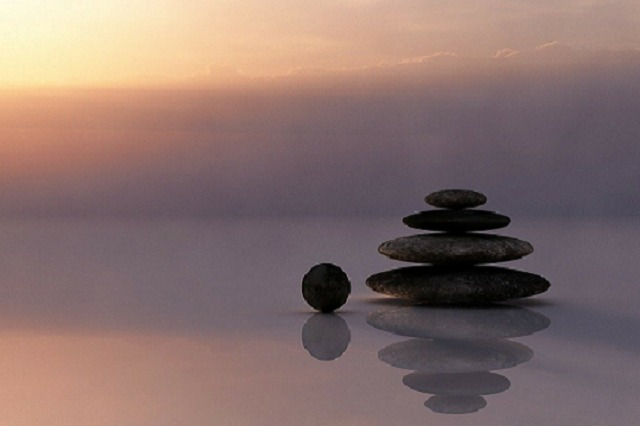
#> input picture black_stone.png, 640 x 426 px
$ python 'crop and swap.py'
#> lines starting #> are read from the running program, lines starting #| are printed output that depends on the picture
import cv2
#read two different image
pic1 = cv2.imread('black_stone.png')
#> pic1 is the input picture: shape (426, 640, 3); mean B, G, R 108.9, 112.9, 136.2
pic2 = cv2.imread('white-stone.png')
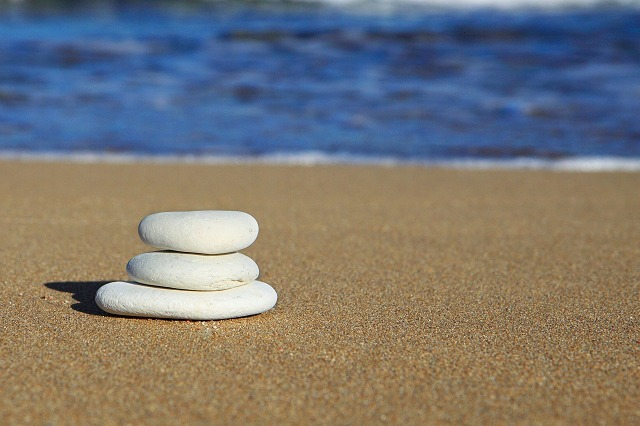
#> input picture white-stone.png, 640 x 426 px
#> pic2 is the input picture: shape (426, 640, 3); mean B, G, R 115.7, 118.8, 121.5
cv2.imshow('pic1', pic1)
cv2.imshow('pic2', pic2)
cv2.waitKey()
cv2.destroyAllWindows()
cp1 = pic1[150:350,250:550]    #black
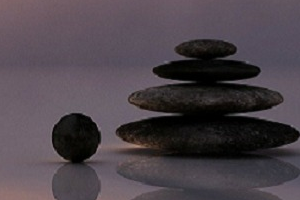
#> cp1: shape (200, 300, 3); mean B, G, R 74.1, 67.3, 76.2
pic2[180:380,50:350] = cp1
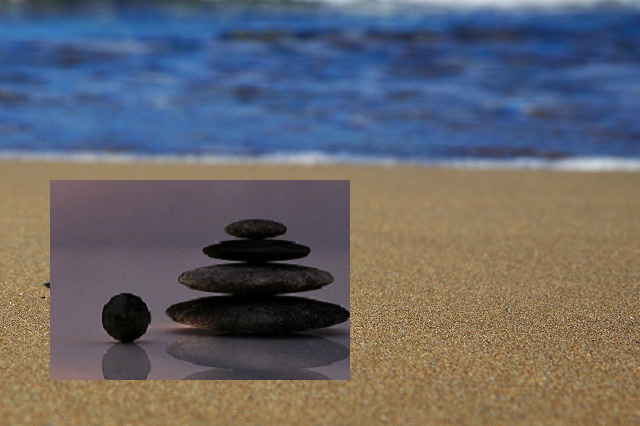
#> pic2: shape (426, 640, 3); mean B, G, R 106.4, 101.2, 101.7
cv2.imshow('pic2', pic2)
cv2.waitKey()
cv2.destroyAllWindows()
pic1 = cv2.imread('black_stone.png')
pic2 = cv2.imread('white-stone.png')
cp2 = pic2[180:380,50:350]    #white
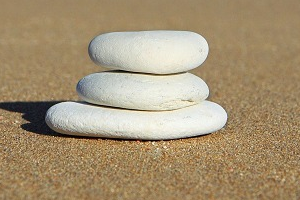
#> cp2: shape (200, 300, 3); mean B, G, R 116.5, 147.1, 165.9
pic1[150:350,250:550]= cp2
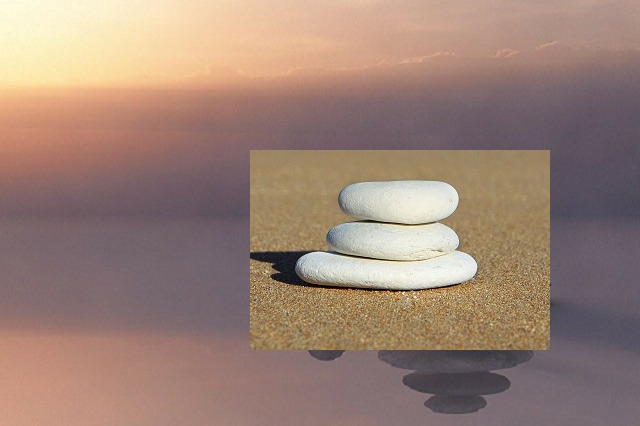
#> pic1: shape (426, 640, 3); mean B, G, R 118.3, 130.5, 155.9
cv2.imshow('pic1', pic1)
cv2.waitKey()
cv2.destroyAllWindows()
